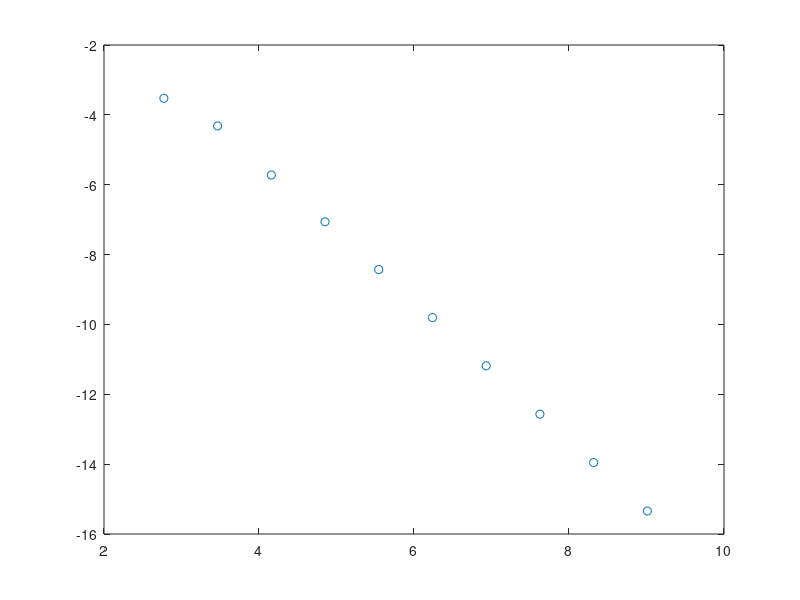

Write MATLAB code to recreate this figure.
a = 0
b = 2
n = 16
h = (b - a)/n
iteration = 10

hs = zeros(iteration, 1);
rmses = zeros(iteration, 1);

for j = 1:iteration
  hs(j) = n;
  format long
  % this is the function f(x)
  f = @(x) (sin(x))
  % this is the antiderivative of the above function
  F = @(x)( 1.0 - cos(x) );

  x = zeros( n + 1, 1 ); % dimensions of x is n+1 x 1 and x is full of zeroes
  for k = 0:n
    x(k + 1) = a + k*h;
  end

  y = zeros( n + 1, 1 ); % dimensions of y is n+1 x 1 and x is full of zeroes

  % Trapezoidal rule
  y(1) = 0.0;

  for k = 1:n
    y(k + 1) = y(k) + 0.5*(f(x(k)) + f(x(k + 1)))*h;
  end

  % Next, calculate the RMSE.
  %                  x
  %                /
  % Assume F(x) = | f(x_i) d (x_i) as described above
  %               /
  %              a

  % find n approximations where

  y(1) = 0.0;
  y(2) = y(1) + ((9/24)*f(x(1)) + (19/24)*f(a-h) - (5/24)*f(a-2*h) + (1/24)*f(a-3*h))*h;
  y(3) = y(2) + ((9/24)*f(x(2)) + (19/24)*f(x(1)) - (5/24)*f(a-h) + (1/24)*f(a-2*h))*h;

  % try some thing here for backward 4 point formula
  % find n approximations where
  for k = 4:n+1
    % use the backward 4 point formula to approximate the integral
    a = (9/24)*f(x(k)) + (19/24)*f(x(k-1)) - (5/24)*f(x(k-2)) + (1/24)*f(x(k-3));
    a = a*h;
    y(k) = y(k-1) + a;
  end

  rmse = 0.0;

  for k = 2:(n + 1)
    rmse = rmse + (y(k) - F(x(k)))^2;
  end

  rmse = sqrt( rmse/(n + 1.0) )
  rmses(j) = rmse;

  n = n*2
  h = (b - a)/n
end

% print out h and rmse values here
y(end)

V = [log(hs) log(hs).^0];
p = V \ log(rmses)

plot( hs, rmses, 'o' );
plot( log(hs), log(rmses), 'o' );

